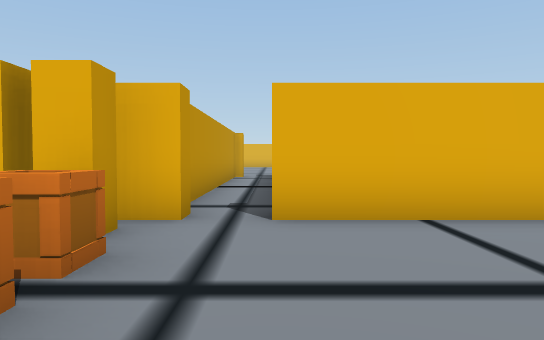
View 1 (above)

20 first-person views from a walk through a Unity game level. The camera is 1.4 m above the floor, tilts 2° down and sees 70° across. Doors are open. The floor is counted in squares, 2 m on a side. Each view is taken from the middle of a square. On the plan, view 1 faces up. The plan holds only what a view shows up to about 11 squares ahead; the rest is blank. The place goes on beyond the plan. Some animated figures are not drawn.

View 2
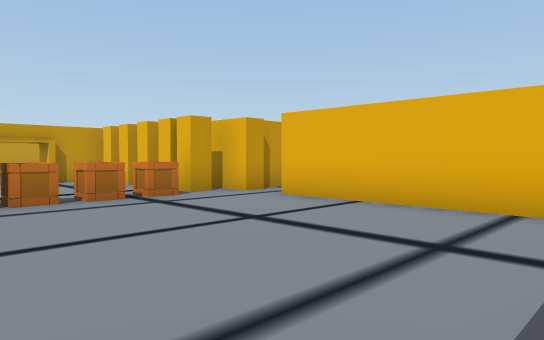

View 3
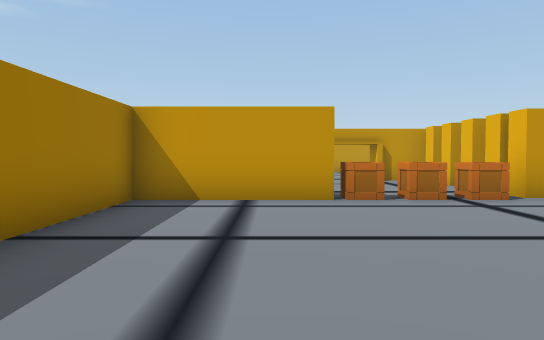

View 4
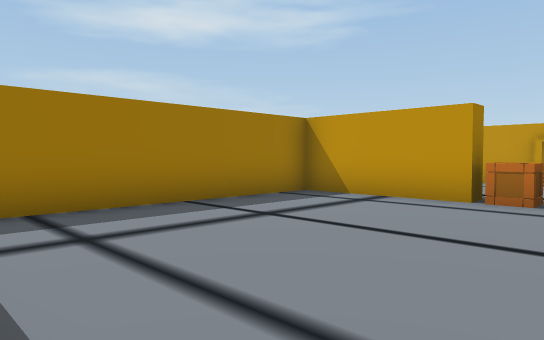

View 5
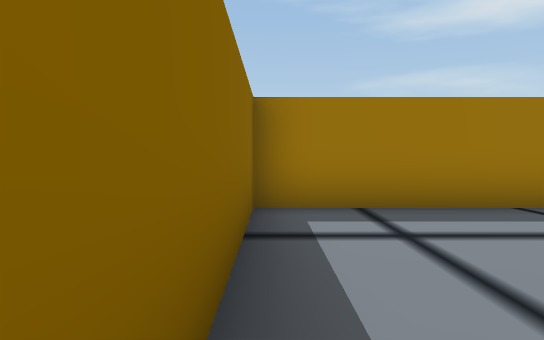

View 6
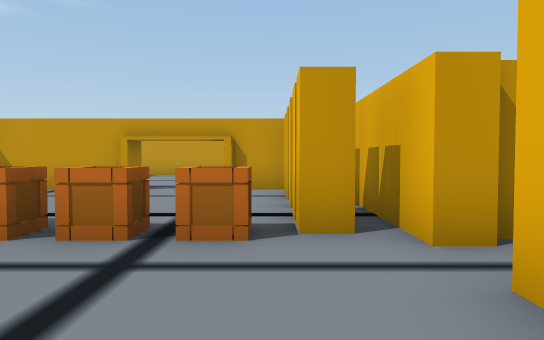

View 7
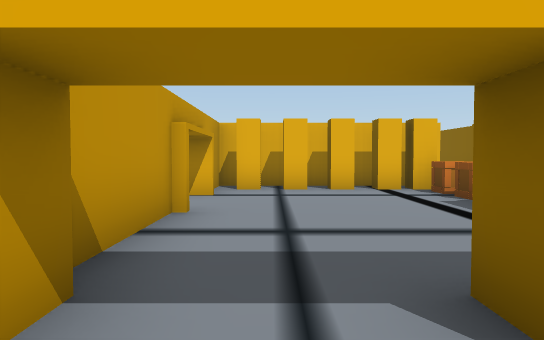

View 8
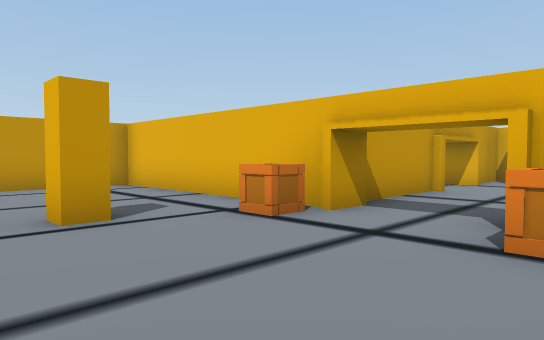

View 9
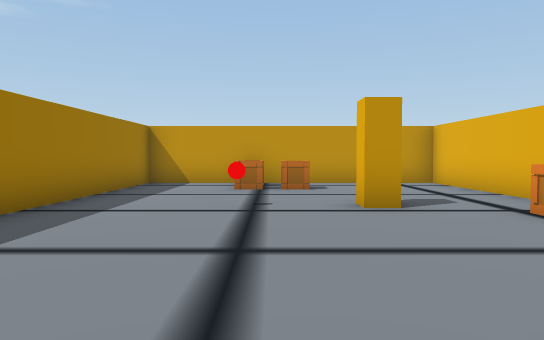

View 10
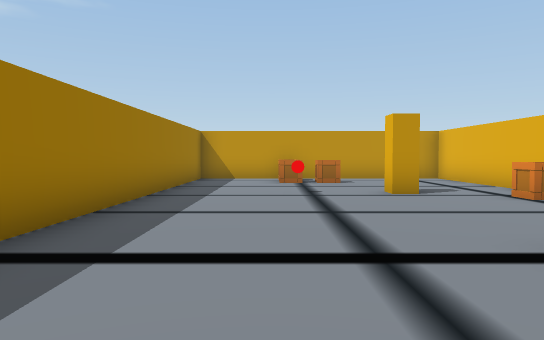

View 11
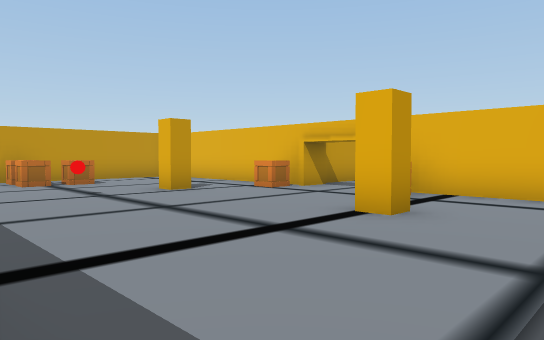

View 12
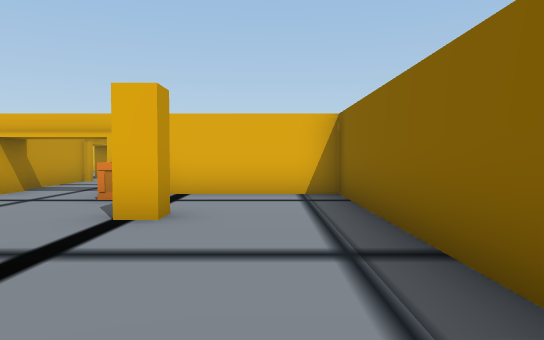

View 13
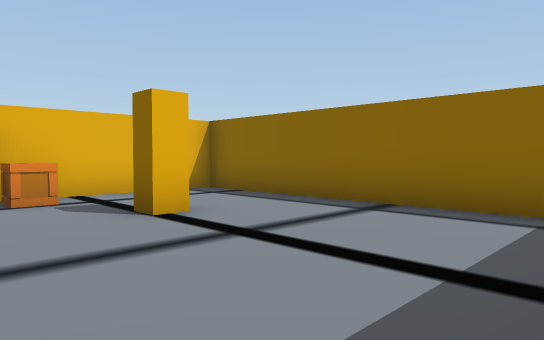

View 14
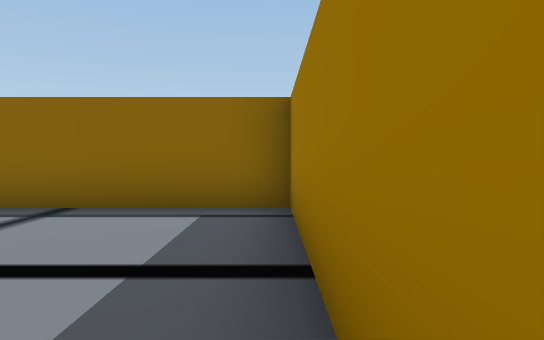

View 15
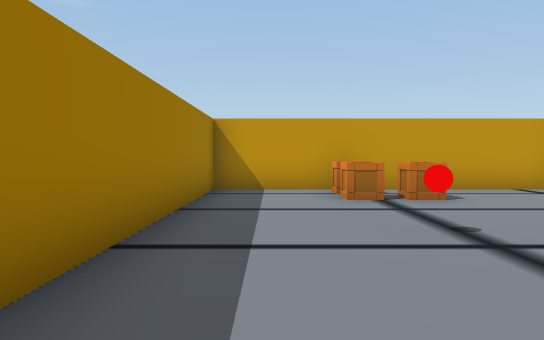

View 16
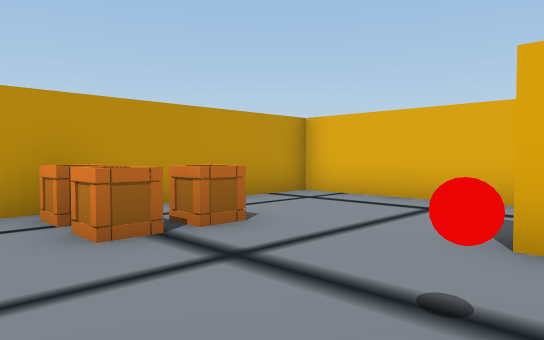

View 17
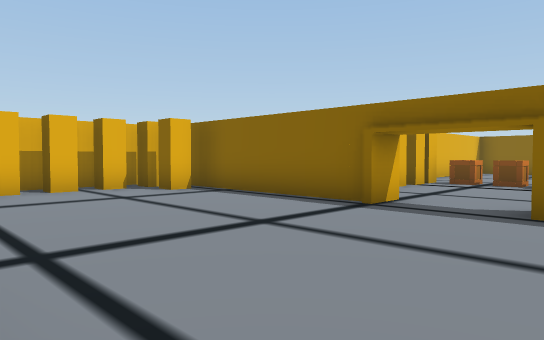

View 18
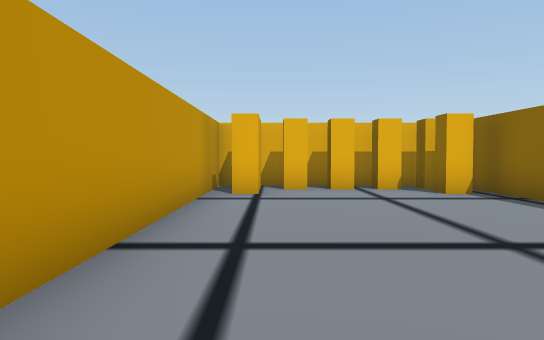

View 19
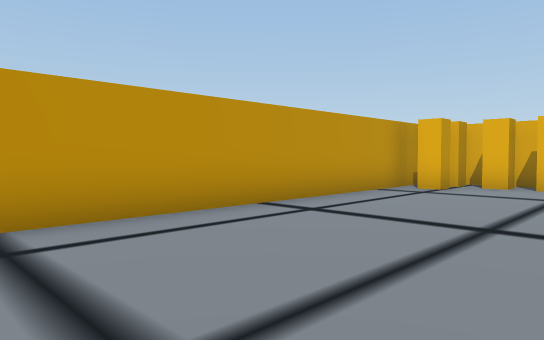

View 20
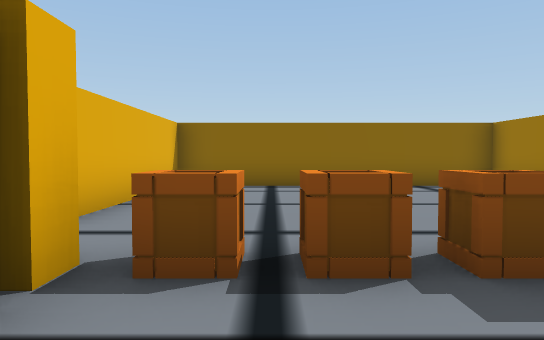

### Floor plan
Ten units are one square. View 1 is at (0, 0); x grows to the right and y downward. Boxes are objects, and circles mark ways between rooms. Rooms are numbered by the first view taken in them; rooms with no view inside come last. Other rooms are left out.
<svg viewBox="-130 -90 187 207">
<path fill="none" stroke="#000" d="M-13 4 -13 32 52 32 52 -43 0 -43M-10 -43 -62 -43 -62 -20M-40 36 -40 30M-62 0 -62 29M-60 30 -60 36M-66 37 -122 37 -122 112 3 112 3 37 -34 37M-67 -22 -67 -72M-62 -20 -70 -20M-70 0 -62 0M-75 -82 -122 -82 -122 14"/>
<rect x="-65" y="-45" width="10" height="20" fill="#bbb"><title>other object</title></rect>
<rect x="-55" y="-45" width="10" height="20" fill="#bbb"><title>other object</title></rect>
<rect x="-45" y="-45" width="20" height="20" fill="#bbb"><title>other object</title></rect>
<rect x="-25" y="-5" width="10" height="10" fill="#bbb"><title>crate</title></rect>
<rect x="-25" y="-25" width="10" height="10" fill="#bbb"><title>crate</title></rect>
<rect x="-25" y="-35" width="10" height="10" fill="#bbb"><title>crate</title></rect>
<rect x="-25" y="-45" width="10" height="10" fill="#bbb"><title>other object</title></rect>
<rect x="-125" y="75" width="10" height="10" fill="#bbb"><title>crate</title></rect>
<rect x="-115" y="75" width="10" height="10" fill="#bbb"><title>crate</title></rect>
<rect x="-115" y="65" width="10" height="10" fill="#bbb"><title>crate</title></rect>
<rect x="-85" y="75" width="10" height="10" fill="#bbb"><title>red ball</title></rect>
<rect x="-85" y="55" width="20" height="20" fill="#bbb"><title>other object</title></rect>
<rect x="-65" y="35" width="10" height="10" fill="#bbb"><title>crate</title></rect>
<rect x="-45" y="35" width="10" height="10" fill="#bbb"><title>crate</title></rect>
<rect x="-35" y="55" width="20" height="20" fill="#bbb"><title>other object</title></rect>
<rect x="-125" y="-75" width="20" height="20" fill="#bbb"><title>other object</title></rect>
<rect x="-125" y="-85" width="10" height="10" fill="#bbb"><title>other object</title></rect>
<rect x="-115" y="-85" width="10" height="10" fill="#bbb"><title>other object</title></rect>
<rect x="-105" y="-85" width="10" height="20" fill="#bbb"><title>other object</title></rect>
<rect x="-95" y="-85" width="10" height="20" fill="#bbb"><title>other object</title></rect>
<rect x="-85" y="-75" width="20" height="20" fill="#bbb"><title>other object</title></rect>
<rect x="-85" y="-85" width="20" height="10" fill="#bbb"><title>other object</title></rect>
<circle cx="-50" cy="30" r="3" fill="#2a7"/>
<circle cx="-70" cy="-10" r="3" fill="#2a7"/>
<text x="0" y="-10">1</text>
<text x="-60" y="70">2</text>
<text x="-100" y="-30">3</text>
</svg>
Room 1 opens to room 2. Room 1 opens to room 3.

Where each view was taken, in squares from view 1:
view 1: 0 up, 0 right, facing up
view 2: 1 down, 5 right, facing up-left
view 3: 1 down, 5 right, facing left
view 4: 2 up, 5 right, facing down-left
view 5: 2 up, 5 right, facing down
view 6: 3 up, 2 right, facing left
view 7: 5 down, 5 left, facing up
view 8: 8 down, 3 left, facing up-left
view 9: 8 down, 2 left, facing left
view 10: 9 down, 0 right, facing left
view 11: 11 down, 0 right, facing up-left
view 12: 11 down, 1 left, facing up
view 13: 11 down, 5 left, facing up-right
view 14: 11 down, 5 left, facing right
view 15: 10 down, 4 left, facing left
view 16: 10 down, 7 left, facing up-left
view 17: 1 down, 12 left, facing up-right
view 18: 1 down, 11 left, facing up
view 19: 2 down, 8 left, facing up-left
view 20: 2 up, 4 left, facing right
